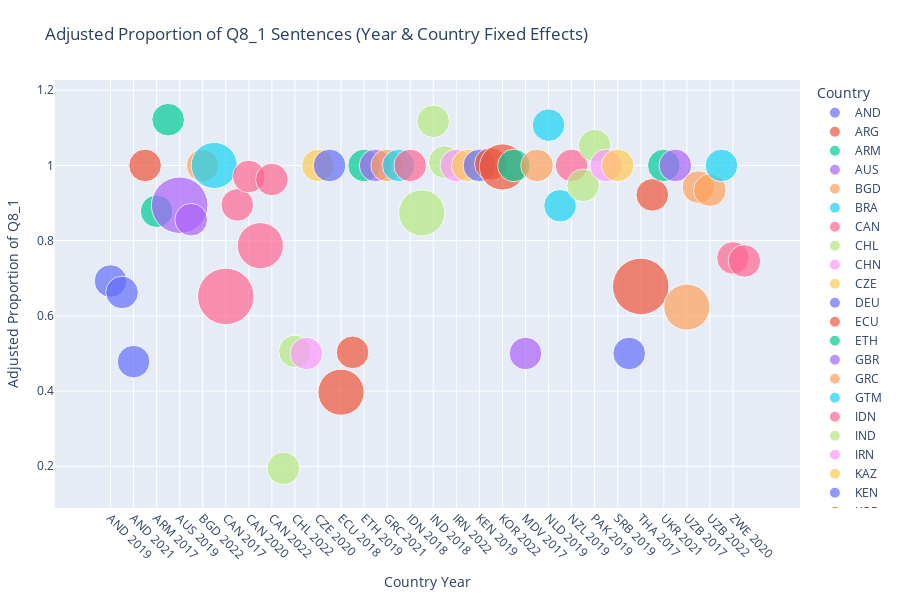

The code cell stored with this chart in its notebook:
### Code cell
import pandas as pd
import plotly.express as px
import statsmodels.formula.api as smf

# -----------------------------
# Load data
# -----------------------------
df = pd.read_csv("predictions/q8_predictions_filtered.csv")

# Select Q8 labels
q8_labels = ['Q8_1', 'Q8_2']
df_q8 = df[df['predicted_combined_label'].isin(q8_labels)]

# -----------------------------
# Aggregate counts per country-year-label
# -----------------------------
agg = df_q8.groupby(['B_COUNTRY_ALPHA', 'A_YEAR', 'predicted_combined_label']).size().reset_index(name='sentence_count')

# Total sentences per country-year (all Q8)
total_counts = agg.groupby(['B_COUNTRY_ALPHA', 'A_YEAR'])['sentence_count'].sum().reset_index(name='total_q8_count')

agg = agg.merge(total_counts, on=['B_COUNTRY_ALPHA', 'A_YEAR'])

# Compute proportions
agg['proportion'] = agg['sentence_count'] / agg['total_q8_count']

# -----------------------------
# Filter for Q8_1 only
# -----------------------------
agg_q8_1 = agg[agg['predicted_combined_label'] == 'Q8_1'].copy()

# -----------------------------
# Fit OLS with country and year fixed effects
# -----------------------------
model = smf.ols('proportion ~ C(B_COUNTRY_ALPHA) + C(A_YEAR)', data=agg_q8_1).fit()

# Add fitted values and residuals
agg_q8_1['fitted_proportion'] = model.fittedvalues
agg_q8_1['residuals'] = model.resid

# -----------------------------
# Create combined country-year string for x-axis
# -----------------------------
agg_q8_1['COUNTRY_YEAR'] = agg_q8_1['B_COUNTRY_ALPHA'] + ' ' + agg_q8_1['A_YEAR'].astype(str)

agg_q8_1['COUNTRY_YEAR'] = pd.Categorical(
    agg_q8_1['COUNTRY_YEAR'],
    categories=sorted(agg_q8_1['COUNTRY_YEAR'].unique()),
    ordered=True
)

# -----------------------------
# Plot adjusted (fitted) proportions
# -----------------------------
fig = px.scatter(
    agg_q8_1,
    x='COUNTRY_YEAR',
    y='fitted_proportion',
    size='sentence_count',
    color='B_COUNTRY_ALPHA',
    hover_name='COUNTRY_YEAR',
    labels={
        'COUNTRY_YEAR': 'Country Year',
        'fitted_proportion': 'Adjusted Proportion of Q8_1',
        'sentence_count': 'Sentence Count'
    },
    title='Adjusted Proportion of Q8_1 Sentences (Year & Country Fixed Effects)',
    size_max=40,
    height=600
)

fig.update_layout(
    xaxis={'categoryorder': 'array', 'categoryarray': sorted(agg_q8_1['COUNTRY_YEAR'].unique())},
    legend_title_text='Country',
    margin=dict(l=40, r=40, t=80, b=40),
    xaxis_tickangle=45
)

fig.show()

### Figure 1 — Plotly figure (JSON) as saved in the notebook; plotly's stock layout.template omitted (floating-point values rounded to 4 significant figures)
{"data": [{"hovertemplate": "<b>%{hovertext}</b><br><br>B_COUNTRY_ALPHA=AND<br>Country Year=%{x}<br>Adjusted Proportion of Q8_1=%{y}<br>Sentence Count=%{marker.size}<extra></extra>", "hovertext": ["AND 2019", "AND 2020", "AND 2021"], "legendgroup": "AND", "marker": {"color": "#636efa", "size": [1, 1, 1], "sizemode": "area", "sizeref": 0.001875, "symbol": "circle"}, "mode": "markers", "name": "AND", "orientation": "v", "showlegend": true, "type": "scatter", "x": ["AND 2019", "AND 2020", "AND 2021"], "xaxis": "x", "y": [0.6927, 0.6623, 0.4783], "yaxis": "y"}, {"hovertemplate": "<b>%{hovertext}</b><br><br>B_COUNTRY_ALPHA=ARG<br>Country Year=%{x}<br>Adjusted Proportion of Q8_1=%{y}<br>Sentence Count=%{marker.size}<extra></extra>", "hovertext": ["ARG 2017"], "legendgroup": "ARG", "marker": {"color": "#EF553B", "size": [1], "sizemode": "area", "sizeref": 0.001875, "symbol": "circle"}, "mode": "markers", "name": "ARG", "orientation": "v", "showlegend": true, "type": "scatter", "x": ["ARG 2017"], "xaxis": "x", "y": [1.0], "yaxis": "y"}, {"hovertemplate": "<b>%{hovertext}</b><br><br>B_COUNTRY_ALPHA=ARM<br>Country Year=%{x}<br>Adjusted Proportion of Q8_1=%{y}<br>Sentence Count=%{marker.size}<extra></extra>", "hovertext": ["ARM 2017", "ARM 2018"], "legendgroup": "ARM", "marker": {"color": "#00cc96", "size": [1, 1], "sizemode": "area", "sizeref": 0.001875, "symbol": "circle"}, "mode": "markers", "name": "ARM", "orientation": "v", "showlegend": true, "type": "scatter", "x": ["ARM 2017", "ARM 2018"], "xaxis": "x", "y": [0.8783, 1.122], "yaxis": "y"}, {"hovertemplate": "<b>%{hovertext}</b><br><br>B_COUNTRY_ALPHA=AUS<br>Country Year=%{x}<br>Adjusted Proportion of Q8_1=%{y}<br>Sentence Count=%{marker.size}<extra></extra>", "hovertext": ["AUS 2019", "AUS 2022"], "legendgroup": "AUS", "marker": {"color": "#ab63fa", "size": [3, 1], "sizemode": "area", "sizeref": 0.001875, "symbol": "circle"}, "mode": "markers", "name": "AUS", "orientation": "v", "showlegend": true, "type": "scatter", "x": ["AUS 2019", "AUS 2022"], "xaxis": "x", "y": [0.8942, 0.8558], "yaxis": "y"}, {"hovertemplate": "<b>%{hovertext}</b><br><br>B_COUNTRY_ALPHA=BGD<br>Country Year=%{x}<br>Adjusted Proportion of Q8_1=%{y}<br>Sentence Count=%{marker.size}<extra></extra>", "hovertext": ["BGD 2022"], "legendgroup": "BGD", "marker": {"color": "#FFA15A", "size": [1], "sizemode": "area", "sizeref": 0.001875, "symbol": "circle"}, "mode": "markers", "name": "BGD", "orientation": "v", "showlegend": true, "type": "scatter", "x": ["BGD 2022"], "xaxis": "x", "y": [1.0], "yaxis": "y"}, {"hovertemplate": "<b>%{hovertext}</b><br><br>B_COUNTRY_ALPHA=BRA<br>Country Year=%{x}<br>Adjusted Proportion of Q8_1=%{y}<br>Sentence Count=%{marker.size}<extra></extra>", "hovertext": ["BRA 2019"], "legendgroup": "BRA", "marker": {"color": "#19d3f3", "size": [2], "sizemode": "area", "sizeref": 0.001875, "symbol": "circle"}, "mode": "markers", "name": "BRA", "orientation": "v", "showlegend": true, "type": "scatter", "x": ["BRA 2019"], "xaxis": "x", "y": [1.0], "yaxis": "y"}, {"hovertemplate": "<b>%{hovertext}</b><br><br>B_COUNTRY_ALPHA=CAN<br>Country Year=%{x}<br>Adjusted Proportion of Q8_1=%{y}<br>Sentence Count=%{marker.size}<extra></extra>", "hovertext": ["CAN 2017", "CAN 2018", "CAN 2020", "CAN 2021", "CAN 2022"], "legendgroup": "CAN", "marker": {"color": "#FF6692", "size": [3, 1, 1, 2, 1], "sizemode": "area", "sizeref": 0.001875, "symbol": "circle"}, "mode": "markers", "name": "CAN", "orientation": "v", "showlegend": true, "type": "scatter", "x": ["CAN 2017", "CAN 2018", "CAN 2020", "CAN 2021", "CAN 2022"], "xaxis": "x", "y": [0.6517, 0.8951, 0.9706, 0.7867, 0.9626], "yaxis": "y"}, {"hovertemplate": "<b>%{hovertext}</b><br><br>B_COUNTRY_ALPHA=CHL<br>Country Year=%{x}<br>Adjusted Proportion of Q8_1=%{y}<br>Sentence Count=%{marker.size}<extra></extra>", "hovertext": ["CHL 2017", "CHL 2022"], "legendgroup": "CHL", "marker": {"color": "#B6E880", "size": [1, 1], "sizemode": "area", "sizeref": 0.001875, "symbol": "circle"}, "mode": "markers", "name": "CHL", "orientation": "v", "showlegend": true, "type": "scatter", "x": ["CHL 2017", "CHL 2022"], "xaxis": "x", "y": [0.1946, 0.5054], "yaxis": "y"}, {"hovertemplate": "<b>%{hovertext}</b><br><br>B_COUNTRY_ALPHA=CHN<br>Country Year=%{x}<br>Adjusted Proportion of Q8_1=%{y}<br>Sentence Count=%{marker.size}<extra></extra>", "hovertext": ["CHN 2020"], "legendgroup": "CHN", "marker": {"color": "#FF97FF", "size": [1], "sizemode": "area", "sizeref": 0.001875, "symbol": "circle"}, "mode": "markers", "name": "CHN", "orientation": "v", "showlegend": true, "type": "scatter", "x": ["CHN 2020"], "xaxis": "x", "y": [0.5], "yaxis": "y"}, {"hovertemplate": "<b>%{hovertext}</b><br><br>B_COUNTRY_ALPHA=CZE<br>Country Year=%{x}<br>Adjusted Proportion of Q8_1=%{y}<br>Sentence Count=%{marker.size}<extra></extra>", "hovertext": ["CZE 2020"], "legendgroup": "CZE", "marker": {"color": "#FECB52", "size": [1], "sizemode": "area", "sizeref": 0.001875, "symbol": "circle"}, "mode": "markers", "name": "CZE", "orientation": "v", "showlegend": true, "type": "scatter", "x": ["CZE 2020"], "xaxis": "x", "y": [1.0], "yaxis": "y"}, {"hovertemplate": "<b>%{hovertext}</b><br><br>B_COUNTRY_ALPHA=DEU<br>Country Year=%{x}<br>Adjusted Proportion of Q8_1=%{y}<br>Sentence Count=%{marker.size}<extra></extra>", "hovertext": ["DEU 2021"], "legendgroup": "DEU", "marker": {"color": "#636efa", "size": [1], "sizemode": "area", "sizeref": 0.001875, "symbol": "circle"}, "mode": "markers", "name": "DEU", "orientation": "v", "showlegend": true, "type": "scatter", "x": ["DEU 2021"], "xaxis": "x", "y": [1.0], "yaxis": "y"}, {"hovertemplate": "<b>%{hovertext}</b><br><br>B_COUNTRY_ALPHA=ECU<br>Country Year=%{x}<br>Adjusted Proportion of Q8_1=%{y}<br>Sentence Count=%{marker.size}<extra></extra>", "hovertext": ["ECU 2018", "ECU 2019"], "legendgroup": "ECU", "marker": {"color": "#EF553B", "size": [2, 1], "sizemode": "area", "sizeref": 0.001875, "symbol": "circle"}, "mode": "markers", "name": "ECU", "orientation": "v", "showlegend": true, "type": "scatter", "x": ["ECU 2018", "ECU 2019"], "xaxis": "x", "y": [0.3971, 0.5029], "yaxis": "y"}, {"hovertemplate": "<b>%{hovertext}</b><br><br>B_COUNTRY_ALPHA=ETH<br>Country Year=%{x}<br>Adjusted Proportion of Q8_1=%{y}<br>Sentence Count=%{marker.size}<extra></extra>", "hovertext": ["ETH 2019"], "legendgroup": "ETH", "marker": {"color": "#00cc96", "size": [1], "sizemode": "area", "sizeref": 0.001875, "symbol": "circle"}, "mode": "markers", "name": "ETH", "orientation": "v", "showlegend": true, "type": "scatter", "x": ["ETH 2019"], "xaxis": "x", "y": [1.0], "yaxis": "y"}, {"hovertemplate": "<b>%{hovertext}</b><br><br>B_COUNTRY_ALPHA=GBR<br>Country Year=%{x}<br>Adjusted Proportion of Q8_1=%{y}<br>Sentence Count=%{marker.size}<extra></extra>", "hovertext": ["GBR 2018"], "legendgroup": "GBR", "marker": {"color": "#ab63fa", "size": [1], "sizemode": "area", "sizeref": 0.001875, "symbol": "circle"}, "mode": "markers", "name": "GBR", "orientation": "v", "showlegend": true, "type": "scatter", "x": ["GBR 2018"], "xaxis": "x", "y": [1.0], "yaxis": "y"}, {"hovertemplate": "<b>%{hovertext}</b><br><br>B_COUNTRY_ALPHA=GRC<br>Country Year=%{x}<br>Adjusted Proportion of Q8_1=%{y}<br>Sentence Count=%{marker.size}<extra></extra>", "hovertext": ["GRC 2021"], "legendgroup": "GRC", "marker": {"color": "#FFA15A", "size": [1], "sizemode": "area", "sizeref": 0.001875, "symbol": "circle"}, "mode": "markers", "name": "GRC", "orientation": "v", "showlegend": true, "type": "scatter", "x": ["GRC 2021"], "xaxis": "x", "y": [1.0], "yaxis": "y"}, {"hovertemplate": "<b>%{hovertext}</b><br><br>B_COUNTRY_ALPHA=GTM<br>Country Year=%{x}<br>Adjusted Proportion of Q8_1=%{y}<br>Sentence Count=%{marker.size}<extra></extra>", "hovertext": ["GTM 2019"], "legendgroup": "GTM", "marker": {"color": "#19d3f3", "size": [1], "sizemode": "area", "sizeref": 0.001875, "symbol": "circle"}, "mode": "markers", "name": "GTM", "orientation": "v", "showlegend": true, "type": "scatter", "x": ["GTM 2019"], "xaxis": "x", "y": [1.0], "yaxis": "y"}, {"hovertemplate": "<b>%{hovertext}</b><br><br>B_COUNTRY_ALPHA=IDN<br>Country Year=%{x}<br>Adjusted Proportion of Q8_1=%{y}<br>Sentence Count=%{marker.size}<extra></extra>", "hovertext": ["IDN 2018"], "legendgroup": "IDN", "marker": {"color": "#FF6692", "size": [1], "sizemode": "area", "sizeref": 0.001875, "symbol": "circle"}, "mode": "markers", "name": "IDN", "orientation": "v", "showlegend": true, "type": "scatter", "x": ["IDN 2018"], "xaxis": "x", "y": [1.0], "yaxis": "y"}, {"hovertemplate": "<b>%{hovertext}</b><br><br>B_COUNTRY_ALPHA=IND<br>Country Year=%{x}<br>Adjusted Proportion of Q8_1=%{y}<br>Sentence Count=%{marker.size}<extra></extra>", "hovertext": ["IND 2017", "IND 2018", "IND 2021"], "legendgroup": "IND", "marker": {"color": "#B6E880", "size": [2, 1, 1], "sizemode": "area", "sizeref": 0.001875, "symbol": "circle"}, "mode": "markers", "name": "IND", "orientation": "v", "showlegend": true, "type": "scatter", "x": ["IND 2017", "IND 2018", "IND 2021"], "xaxis": "x", "y": [0.8738, 1.117, 1.009], "yaxis": "y"}, {"hovertemplate": "<b>%{hovertext}</b><br><br>B_COUNTRY_ALPHA=IRN<br>Country Year=%{x}<br>Adjusted Proportion of Q8_1=%{y}<br>Sentence Count=%{marker.size}<extra></extra>", "hovertext": ["IRN 2022"], "legendgroup": "IRN", "marker": {"color": "#FF97FF", "size": [1], "sizemode": "area", "sizeref": 0.001875, "symbol": "circle"}, "mode": "markers", "name": "IRN", "orientation": "v", "showlegend": true, "type": "scatter", "x": ["IRN 2022"], "xaxis": "x", "y": [1.0], "yaxis": "y"}, {"hovertemplate": "<b>%{hovertext}</b><br><br>B_COUNTRY_ALPHA=KAZ<br>Country Year=%{x}<br>Adjusted Proportion of Q8_1=%{y}<br>Sentence Count=%{marker.size}<extra></extra>", "hovertext": ["KAZ 2020"], "legendgroup": "KAZ", "marker": {"color": "#FECB52", "size": [1], "sizemode": "area", "sizeref": 0.001875, "symbol": "circle"}, "mode": "markers", "name": "KAZ", "orientation": "v", "showlegend": true, "type": "scatter", "x": ["KAZ 2020"], "xaxis": "x", "y": [1.0], "yaxis": "y"}, {"hovertemplate": "<b>%{hovertext}</b><br><br>B_COUNTRY_ALPHA=KEN<br>Country Year=%{x}<br>Adjusted Proportion of Q8_1=%{y}<br>Sentence Count=%{marker.size}<extra></extra>", "hovertext": ["KEN 2019"], "legendgroup": "KEN", "marker": {"color": "#636efa", "size": [1], "sizemode": "area", "sizeref": 0.001875, "symbol": "circle"}, "mode": "markers", "name": "KEN", "orientation": "v", "showlegend": true, "type": "scatter", "x": ["KEN 2019"], "xaxis": "x", "y": [1.0], "yaxis": "y"}, {"hovertemplate": "<b>%{hovertext}</b><br><br>B_COUNTRY_ALPHA=KOR<br>Country Year=%{x}<br>Adjusted Proportion of Q8_1=%{y}<br>Sentence Count=%{marker.size}<extra></extra>", "hovertext": ["KOR 2020", "KOR 2022"], "legendgroup": "KOR", "marker": {"color": "#EF553B", "size": [1, 2], "sizemode": "area", "sizeref": 0.001875, "symbol": "circle"}, "mode": "markers", "name": "KOR", "orientation": "v", "showlegend": true, "type": "scatter", "x": ["KOR 2020", "KOR 2022"], "xaxis": "x", "y": [1.004, 0.996], "yaxis": "y"}, {"hovertemplate": "<b>%{hovertext}</b><br><br>B_COUNTRY_ALPHA=MAR<br>Country Year=%{x}<br>Adjusted Proportion of Q8_1=%{y}<br>Sentence Count=%{marker.size}<extra></extra>", "hovertext": ["MAR 2022"], "legendgroup": "MAR", "marker": {"color": "#00cc96", "size": [1], "sizemode": "area", "sizeref": 0.001875, "symbol": "circle"}, "mode": "markers", "name": "MAR", "orientation": "v", "showlegend": true, "type": "scatter", "x": ["MAR 2022"], "xaxis": "x", "y": [1.0], "yaxis": "y"}, {"hovertemplate": "<b>%{hovertext}</b><br><br>B_COUNTRY_ALPHA=MDV<br>Country Year=%{x}<br>Adjusted Proportion of Q8_1=%{y}<br>Sentence Count=%{marker.size}<extra></extra>", "hovertext": ["MDV 2017"], "legendgroup": "MDV", "marker": {"color": "#ab63fa", "size": [1], "sizemode": "area", "sizeref": 0.001875, "symbol": "circle"}, "mode": "markers", "name": "MDV", "orientation": "v", "showlegend": true, "type": "scatter", "x": ["MDV 2017"], "xaxis": "x", "y": [0.5], "yaxis": "y"}, {"hovertemplate": "<b>%{hovertext}</b><br><br>B_COUNTRY_ALPHA=MEX<br>Country Year=%{x}<br>Adjusted Proportion of Q8_1=%{y}<br>Sentence Count=%{marker.size}<extra></extra>", "hovertext": ["MEX 2018"], "legendgroup": "MEX", "marker": {"color": "#FFA15A", "size": [1], "sizemode": "area", "sizeref": 0.001875, "symbol": "circle"}, "mode": "markers", "name": "MEX", "orientation": "v", "showlegend": true, "type": "scatter", "x": ["MEX 2018"], "xaxis": "x", "y": [1.0], "yaxis": "y"}, {"hovertemplate": "<b>%{hovertext}</b><br><br>B_COUNTRY_ALPHA=NLD<br>Country Year=%{x}<br>Adjusted Proportion of Q8_1=%{y}<br>Sentence Count=%{marker.size}<extra></extra>", "hovertext": ["NLD 2019", "NLD 2021"], "legendgroup": "NLD", "marker": {"color": "#19d3f3", "size": [1, 1], "sizemode": "area", "sizeref": 0.001875, "symbol": "circle"}, "mode": "markers", "name": "NLD", "orientation": "v", "showlegend": true, "type": "scatter", "x": ["NLD 2019", "NLD 2021"], "xaxis": "x", "y": [1.107, 0.8928], "yaxis": "y"}, {"hovertemplate": "<b>%{hovertext}</b><br><br>B_COUNTRY_ALPHA=NZL<br>Country Year=%{x}<br>Adjusted Proportion of Q8_1=%{y}<br>Sentence Count=%{marker.size}<extra></extra>", "hovertext": ["NZL 2019"], "legendgroup": "NZL", "marker": {"color": "#FF6692", "size": [1], "sizemode": "area", "sizeref": 0.001875, "symbol": "circle"}, "mode": "markers", "name": "NZL", "orientation": "v", "showlegend": true, "type": "scatter", "x": ["NZL 2019"], "xaxis": "x", "y": [1.0], "yaxis": "y"}, {"hovertemplate": "<b>%{hovertext}</b><br><br>B_COUNTRY_ALPHA=PAK<br>Country Year=%{x}<br>Adjusted Proportion of Q8_1=%{y}<br>Sentence Count=%{marker.size}<extra></extra>", "hovertext": ["PAK 2018", "PAK 2019"], "legendgroup": "PAK", "marker": {"color": "#B6E880", "size": [1, 1], "sizemode": "area", "sizeref": 0.001875, "symbol": "circle"}, "mode": "markers", "name": "PAK", "orientation": "v", "showlegend": true, "type": "scatter", "x": ["PAK 2018", "PAK 2019"], "xaxis": "x", "y": [0.9471, 1.053], "yaxis": "y"}, {"hovertemplate": "<b>%{hovertext}</b><br><br>B_COUNTRY_ALPHA=PER<br>Country Year=%{x}<br>Adjusted Proportion of Q8_1=%{y}<br>Sentence Count=%{marker.size}<extra></extra>", "hovertext": ["PER 2021"], "legendgroup": "PER", "marker": {"color": "#FF97FF", "size": [1], "sizemode": "area", "sizeref": 0.001875, "symbol": "circle"}, "mode": "markers", "name": "PER", "orientation": "v", "showlegend": true, "type": "scatter", "x": ["PER 2021"], "xaxis": "x", "y": [1.0], "yaxis": "y"}, {"hovertemplate": "<b>%{hovertext}</b><br><br>B_COUNTRY_ALPHA=SRB<br>Country Year=%{x}<br>Adjusted Proportion of Q8_1=%{y}<br>Sentence Count=%{marker.size}<extra></extra>", "hovertext": ["SRB 2019"], "legendgroup": "SRB", "marker": {"color": "#FECB52", "size": [1], "sizemode": "area", "sizeref": 0.001875, "symbol": "circle"}, "mode": "markers", "name": "SRB", "orientation": "v", "showlegend": true, "type": "scatter", "x": ["SRB 2019"], "xaxis": "x", "y": [1.0], "yaxis": "y"}, {"hovertemplate": "<b>%{hovertext}</b><br><br>B_COUNTRY_ALPHA=SVK<br>Country Year=%{x}<br>Adjusted Proportion of Q8_1=%{y}<br>Sentence Count=%{marker.size}<extra></extra>", "hovertext": ["SVK 2020"], "legendgroup": "SVK", "marker": {"color": "#636efa", "size": [1], "sizemode": "area", "sizeref": 0.001875, "symbol": "circle"}, "mode": "markers", "name": "SVK", "orientation": "v", "showlegend": true, "type": "scatter", "x": ["SVK 2020"], "xaxis": "x", "y": [0.5], "yaxis": "y"}, {"hovertemplate": "<b>%{hovertext}</b><br><br>B_COUNTRY_ALPHA=THA<br>Country Year=%{x}<br>Adjusted Proportion of Q8_1=%{y}<br>Sentence Count=%{marker.size}<extra></extra>", "hovertext": ["THA 2017", "THA 2018"], "legendgroup": "THA", "marker": {"color": "#EF553B", "size": [3, 1], "sizemode": "area", "sizeref": 0.001875, "symbol": "circle"}, "mode": "markers", "name": "THA", "orientation": "v", "showlegend": true, "type": "scatter", "x": ["THA 2017", "THA 2018"], "xaxis": "x", "y": [0.6783, 0.9217], "yaxis": "y"}, {"hovertemplate": "<b>%{hovertext}</b><br><br>B_COUNTRY_ALPHA=UKR<br>Country Year=%{x}<br>Adjusted Proportion of Q8_1=%{y}<br>Sentence Count=%{marker.size}<extra></extra>", "hovertext": ["UKR 2021"], "legendgroup": "UKR", "marker": {"color": "#00cc96", "size": [1], "sizemode": "area", "sizeref": 0.001875, "symbol": "circle"}, "mode": "markers", "name": "UKR", "orientation": "v", "showlegend": true, "type": "scatter", "x": ["UKR 2021"], "xaxis": "x", "y": [1.0], "yaxis": "y"}, {"hovertemplate": "<b>%{hovertext}</b><br><br>B_COUNTRY_ALPHA=URY<br>Country Year=%{x}<br>Adjusted Proportion of Q8_1=%{y}<br>Sentence Count=%{marker.size}<extra></extra>", "hovertext": ["URY 2021"], "legendgroup": "URY", "marker": {"color": "#ab63fa", "size": [1], "sizemode": "area", "sizeref": 0.001875, "symbol": "circle"}, "mode": "markers", "name": "URY", "orientation": "v", "showlegend": true, "type": "scatter", "x": ["URY 2021"], "xaxis": "x", "y": [1.0], "yaxis": "y"}, {"hovertemplate": "<b>%{hovertext}</b><br><br>B_COUNTRY_ALPHA=UZB<br>Country Year=%{x}<br>Adjusted Proportion of Q8_1=%{y}<br>Sentence Count=%{marker.size}<extra></extra>", "hovertext": ["UZB 2017", "UZB 2020", "UZB 2022"], "legendgroup": "UZB", "marker": {"color": "#FFA15A", "size": [2, 1, 1], "sizemode": "area", "sizeref": 0.001875, "symbol": "circle"}, "mode": "markers", "name": "UZB", "orientation": "v", "showlegend": true, "type": "scatter", "x": ["UZB 2017", "UZB 2020", "UZB 2022"], "xaxis": "x", "y": [0.6234, 0.9423, 0.9343], "yaxis": "y"}, {"hovertemplate": "<b>%{hovertext}</b><br><br>B_COUNTRY_ALPHA=VNM<br>Country Year=%{x}<br>Adjusted Proportion of Q8_1=%{y}<br>Sentence Count=%{marker.size}<extra></extra>", "hovertext": ["VNM 2018"], "legendgroup": "VNM", "marker": {"color": "#19d3f3", "size": [1], "sizemode": "area", "sizeref": 0.001875, "symbol": "circle"}, "mode": "markers", "name": "VNM", "orientation": "v", "showlegend": true, "type": "scatter", "x": ["VNM 2018"], "xaxis": "x", "y": [1.0], "yaxis": "y"}, {"hovertemplate": "<b>%{hovertext}</b><br><br>B_COUNTRY_ALPHA=ZWE<br>Country Year=%{x}<br>Adjusted Proportion of Q8_1=%{y}<br>Sentence Count=%{marker.size}<extra></extra>", "hovertext": ["ZWE 2020", "ZWE 2022"], "legendgroup": "ZWE", "marker": {"color": "#FF6692", "size": [1, 1], "sizemode": "area", "sizeref": 0.001875, "symbol": "circle"}, "mode": "markers", "name": "ZWE", "orientation": "v", "showlegend": true, "type": "scatter", "x": ["ZWE 2020", "ZWE 2022"], "xaxis": "x", "y": [0.754, 0.746], "yaxis": "y"}], "layout": {"height": 600, "legend": {"itemsizing": "constant", "title": {"text": "Country"}, "tracegroupgap": 0}, "margin": {"b": 40, "l": 40, "r": 40, "t": 80}, "title": {"text": "Adjusted Proportion of Q8_1 Sentences (Year & Country Fixed Effects)"}, "xaxis": {"anchor": "y", "categoryarray": ["AND 2019", "AND 2020", "AND 2021", "ARG 2017", "ARM 2017", "ARM 2018", "AUS 2019", "AUS 2022", "BGD 2022", "BRA 2019", "CAN 2017", "CAN 2018", "CAN 2020", "CAN 2021", "CAN 2022", "CHL 2017", "CHL 2022", "CHN 2020", "CZE 2020", "DEU 2021", "ECU 2018", "ECU 2019", "ETH 2019", "GBR 2018", "GRC 2021", "GTM 2019", "IDN 2018", "IND 2017", "IND 2018", "IND 2021", "IRN 2022", "KAZ 2020", "KEN 2019", "KOR 2020", "KOR 2022", "MAR 2022", "MDV 2017", "MEX 2018", "NLD 2019", "NLD 2021", "NZL 2019", "PAK 2018", "PAK 2019", "PER 2021", "SRB 2019", "SVK 2020", "THA 2017", "THA 2018", "UKR 2021", "URY 2021", "UZB 2017", "UZB 2020", "UZB 2022", "VNM 2018", "ZWE 2020", "ZWE 2022"], "categoryorder": "array", "domain": [0, 1], "tickangle": 45, "title": {"text": "Country Year"}}, "yaxis": {"anchor": "x", "domain": [0, 1], "title": {"text": "Adjusted Proportion of Q8_1"}}}}
